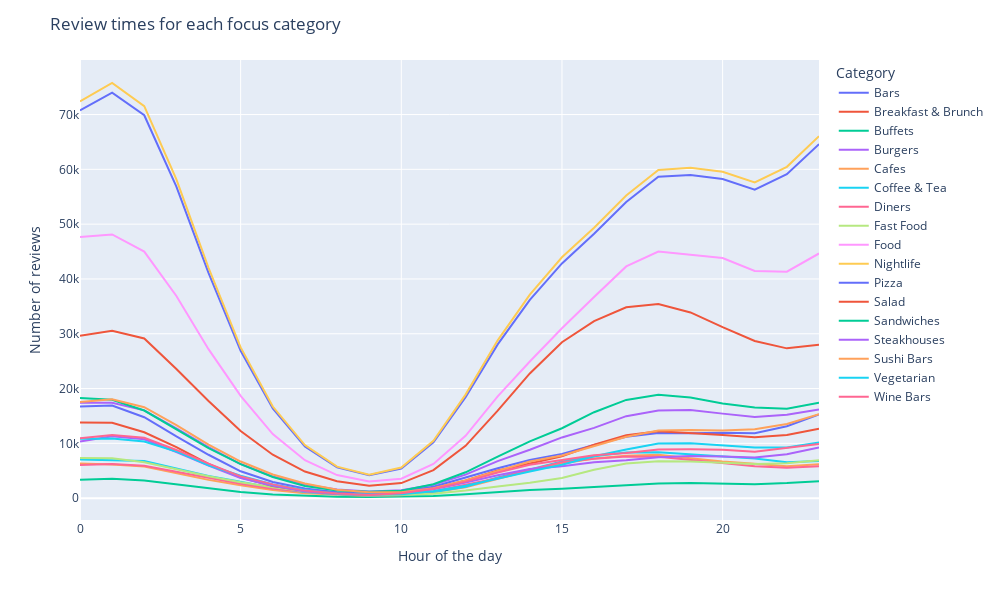

Notebook source saved alongside this figure:
### Markdown cell above
**Hver time, hver category**

### Code cell
cat_hour = df.groupby(['cat_type', df['date'].dt.hour])['stars'].count()
cat_hour.index.names = ["Category", "Hour of the day"]
cat_hour = cat_hour.unstack(0)

fig = px.line(cat_hour, x=cat_hour.index, y=cat_hour.columns, width=1000, height=600)
fig.update_traces(hovertemplate=None)
fig.update_layout(title_text="Review times for each focus category", 
                  yaxis_title="Number of reviews",
                  hovermode="x unified")
fig.show()

### Figure 1 — Plotly figure (JSON) as saved in the notebook; plotly's stock layout.template omitted (floating-point values rounded to 4 significant figures)
{"data": [{"legendgroup": "Bars", "line": {"color": "#636efa", "dash": "solid"}, "mode": "lines", "name": "Bars", "orientation": "v", "showlegend": true, "type": "scatter", "x": [0, 1, 2, 3, 4, 5, 6, 7, 8, 9, 10, 11, 12, 13, 14, 15, 16, 17, 18, 19, 20, 21, 22, 23], "xaxis": "x", "y": [70748, 74008, 69871, 56842, 41115, 26884, 16385, 9426, 5616, 4188, 5420, 10190, 18419, 28060, 36173, 42835, 48262, 54037, 58664, 58978, 58224, 56288, 59112, 64605], "yaxis": "y"}, {"legendgroup": "Breakfast & Brunch", "line": {"color": "#EF553B", "dash": "solid"}, "mode": "lines", "name": "Breakfast & Brunch", "orientation": "v", "showlegend": true, "type": "scatter", "x": [0, 1, 2, 3, 4, 5, 6, 7, 8, 9, 10, 11, 12, 13, 14, 15, 16, 17, 18, 19, 20, 21, 22, 23], "xaxis": "x", "y": [29643, 30526, 29132, 23563, 17721, 12262, 7933, 4850, 3083, 2270, 2752, 5123, 9553, 15964, 22758, 28464, 32317, 34840, 35443, 33884, 31203, 28680, 27335, 27984], "yaxis": "y"}, {"legendgroup": "Buffets", "line": {"color": "#00cc96", "dash": "solid"}, "mode": "lines", "name": "Buffets", "orientation": "v", "showlegend": true, "type": "scatter", "x": [0, 1, 2, 3, 4, 5, 6, 7, 8, 9, 10, 11, 12, 13, 14, 15, 16, 17, 18, 19, 20, 21, 22, 23], "xaxis": "x", "y": [3354, 3540, 3226, 2537, 1850, 1114, 674, 438, 266, 210, 251, 414, 713, 1064, 1489, 1699, 2026, 2385, 2674, 2783, 2723, 2553, 2753, 3097], "yaxis": "y"}, {"legendgroup": "Burgers", "line": {"color": "#ab63fa", "dash": "solid"}, "mode": "lines", "name": "Burgers", "orientation": "v", "showlegend": true, "type": "scatter", "x": [0, 1, 2, 3, 4, 5, 6, 7, 8, 9, 10, 11, 12, 13, 14, 15, 16, 17, 18, 19, 20, 21, 22, 23], "xaxis": "x", "y": [17428, 17392, 16015, 12742, 9310, 6224, 3945, 2474, 1560, 1222, 1432, 2425, 4302, 6766, 8825, 11078, 12831, 14957, 15975, 16063, 15424, 14823, 15198, 16185], "yaxis": "y"}, {"legendgroup": "Cafes", "line": {"color": "#FFA15A", "dash": "solid"}, "mode": "lines", "name": "Cafes", "orientation": "v", "showlegend": true, "type": "scatter", "x": [0, 1, 2, 3, 4, 5, 6, 7, 8, 9, 10, 11, 12, 13, 14, 15, 16, 17, 18, 19, 20, 21, 22, 23], "xaxis": "x", "y": [6332, 6157, 5775, 4490, 3336, 2363, 1506, 884, 605, 410, 513, 1090, 2002, 3472, 5047, 6324, 7247, 7738, 7910, 7281, 6694, 6274, 5839, 6187], "yaxis": "y"}, {"legendgroup": "Coffee & Tea", "line": {"color": "#19d3f3", "dash": "solid"}, "mode": "lines", "name": "Coffee & Tea", "orientation": "v", "showlegend": true, "type": "scatter", "x": [0, 1, 2, 3, 4, 5, 6, 7, 8, 9, 10, 11, 12, 13, 14, 15, 16, 17, 18, 19, 20, 21, 22, 23], "xaxis": "x", "y": [7051, 6949, 6762, 5416, 4037, 3002, 1839, 1123, 731, 500, 590, 1077, 2068, 3757, 5295, 6700, 7661, 8343, 8386, 7999, 7717, 7239, 6550, 6768], "yaxis": "y"}, {"legendgroup": "Diners", "line": {"color": "#FF6692", "dash": "solid"}, "mode": "lines", "name": "Diners", "orientation": "v", "showlegend": true, "type": "scatter", "x": [0, 1, 2, 3, 4, 5, 6, 7, 8, 9, 10, 11, 12, 13, 14, 15, 16, 17, 18, 19, 20, 21, 22, 23], "xaxis": "x", "y": [6048, 6237, 5916, 4830, 3770, 2623, 1704, 1176, 777, 642, 649, 1244, 2378, 3638, 5192, 6561, 7201, 7586, 7575, 7016, 6346, 5836, 5549, 5805], "yaxis": "y"}, {"legendgroup": "Fast Food", "line": {"color": "#B6E880", "dash": "solid"}, "mode": "lines", "name": "Fast Food", "orientation": "v", "showlegend": true, "type": "scatter", "x": [0, 1, 2, 3, 4, 5, 6, 7, 8, 9, 10, 11, 12, 13, 14, 15, 16, 17, 18, 19, 20, 21, 22, 23], "xaxis": "x", "y": [7333, 7301, 6539, 5283, 3989, 2899, 1997, 1324, 887, 643, 614, 805, 1395, 2132, 2792, 3681, 5179, 6319, 6750, 6683, 6502, 6219, 6359, 6938], "yaxis": "y"}, {"legendgroup": "Food", "line": {"color": "#FF97FF", "dash": "solid"}, "mode": "lines", "name": "Food", "orientation": "v", "showlegend": true, "type": "scatter", "x": [0, 1, 2, 3, 4, 5, 6, 7, 8, 9, 10, 11, 12, 13, 14, 15, 16, 17, 18, 19, 20, 21, 22, 23], "xaxis": "x", "y": [47632, 48118, 44998, 36897, 27188, 18677, 11690, 6922, 4213, 3050, 3559, 6231, 11385, 18569, 24942, 30994, 36700, 42280, 45008, 44481, 43820, 41447, 41326, 44646], "yaxis": "y"}, {"legendgroup": "Nightlife", "line": {"color": "#FECB52", "dash": "solid"}, "mode": "lines", "name": "Nightlife", "orientation": "v", "showlegend": true, "type": "scatter", "x": [0, 1, 2, 3, 4, 5, 6, 7, 8, 9, 10, 11, 12, 13, 14, 15, 16, 17, 18, 19, 20, 21, 22, 23], "xaxis": "x", "y": [72398, 75756, 71537, 58157, 42043, 27504, 16713, 9677, 5743, 4292, 5598, 10482, 18898, 28797, 37146, 43953, 49337, 55231, 59886, 60309, 59551, 57603, 60461, 66059], "yaxis": "y"}, {"legendgroup": "Pizza", "line": {"color": "#636efa", "dash": "solid"}, "mode": "lines", "name": "Pizza", "orientation": "v", "showlegend": true, "type": "scatter", "x": [0, 1, 2, 3, 4, 5, 6, 7, 8, 9, 10, 11, 12, 13, 14, 15, 16, 17, 18, 19, 20, 21, 22, 23], "xaxis": "x", "y": [16745, 16905, 14766, 11254, 7918, 4902, 2942, 1755, 1079, 813, 1198, 2069, 3759, 5468, 6949, 8082, 9719, 11193, 11908, 11851, 11948, 11842, 13114, 15259], "yaxis": "y"}, {"legendgroup": "Salad", "line": {"color": "#EF553B", "dash": "solid"}, "mode": "lines", "name": "Salad", "orientation": "v", "showlegend": true, "type": "scatter", "x": [0, 1, 2, 3, 4, 5, 6, 7, 8, 9, 10, 11, 12, 13, 14, 15, 16, 17, 18, 19, 20, 21, 22, 23], "xaxis": "x", "y": [13784, 13771, 12015, 9326, 6233, 3770, 2227, 1328, 853, 666, 873, 1769, 3216, 5035, 6324, 7653, 9755, 11477, 12206, 11910, 11502, 11110, 11512, 12648], "yaxis": "y"}, {"legendgroup": "Sandwiches", "line": {"color": "#00cc96", "dash": "solid"}, "mode": "lines", "name": "Sandwiches", "orientation": "v", "showlegend": true, "type": "scatter", "x": [0, 1, 2, 3, 4, 5, 6, 7, 8, 9, 10, 11, 12, 13, 14, 15, 16, 17, 18, 19, 20, 21, 22, 23], "xaxis": "x", "y": [18296, 17942, 15989, 12605, 9119, 6215, 3869, 2235, 1395, 1188, 1369, 2528, 4717, 7584, 10367, 12756, 15684, 17924, 18859, 18346, 17261, 16559, 16307, 17403], "yaxis": "y"}, {"legendgroup": "Steakhouses", "line": {"color": "#ab63fa", "dash": "solid"}, "mode": "lines", "name": "Steakhouses", "orientation": "v", "showlegend": true, "type": "scatter", "x": [0, 1, 2, 3, 4, 5, 6, 7, 8, 9, 10, 11, 12, 13, 14, 15, 16, 17, 18, 19, 20, 21, 22, 23], "xaxis": "x", "y": [10345, 11311, 10730, 8421, 5944, 3664, 2251, 1256, 808, 644, 834, 1624, 2862, 4194, 5324, 5840, 6571, 6937, 7444, 7710, 7616, 7430, 7999, 9255], "yaxis": "y"}, {"legendgroup": "Sushi Bars", "line": {"color": "#FFA15A", "dash": "solid"}, "mode": "lines", "name": "Sushi Bars", "orientation": "v", "showlegend": true, "type": "scatter", "x": [0, 1, 2, 3, 4, 5, 6, 7, 8, 9, 10, 11, 12, 13, 14, 15, 16, 17, 18, 19, 20, 21, 22, 23], "xaxis": "x", "y": [17563, 18027, 16588, 13326, 9753, 6682, 4310, 2660, 1537, 1086, 1090, 1790, 3212, 4936, 6681, 7777, 9463, 11202, 12327, 12458, 12364, 12566, 13532, 15313], "yaxis": "y"}, {"legendgroup": "Vegetarian", "line": {"color": "#19d3f3", "dash": "solid"}, "mode": "lines", "name": "Vegetarian", "orientation": "v", "showlegend": true, "type": "scatter", "x": [0, 1, 2, 3, 4, 5, 6, 7, 8, 9, 10, 11, 12, 13, 14, 15, 16, 17, 18, 19, 20, 21, 22, 23], "xaxis": "x", "y": [10829, 10903, 10337, 8528, 5996, 4102, 2489, 1491, 862, 674, 725, 1263, 2270, 3630, 4865, 6101, 7646, 8889, 9968, 10025, 9628, 9257, 9239, 10148], "yaxis": "y"}, {"legendgroup": "Wine Bars", "line": {"color": "#FF6692", "dash": "solid"}, "mode": "lines", "name": "Wine Bars", "orientation": "v", "showlegend": true, "type": "scatter", "x": [0, 1, 2, 3, 4, 5, 6, 7, 8, 9, 10, 11, 12, 13, 14, 15, 16, 17, 18, 19, 20, 21, 22, 23], "xaxis": "x", "y": [10946, 11527, 11003, 8797, 6295, 3965, 2511, 1376, 843, 587, 891, 1697, 3012, 4674, 6099, 7034, 7846, 8220, 8895, 8901, 8832, 8480, 9121, 9866], "yaxis": "y"}], "layout": {"height": 600, "hovermode": "x unified", "legend": {"title": {"text": "Category"}, "tracegroupgap": 0}, "margin": {"t": 60}, "title": {"text": "Review times for each focus category"}, "width": 1000, "xaxis": {"anchor": "y", "domain": [0, 1], "title": {"text": "Hour of the day"}}, "yaxis": {"anchor": "x", "domain": [0, 1], "title": {"text": "Number of reviews"}}}}
